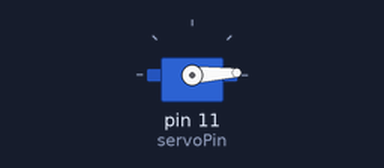
The sketch below on a simulated Arduino Uno, built with avr-gcc and run on an emulated ATmega328P. Shown: servo.

Above: at 0.05 s.
At 0.9 s:
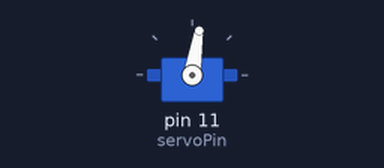
At 1.9 s:
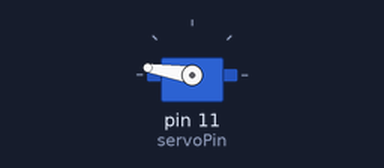
At 3.8 s:
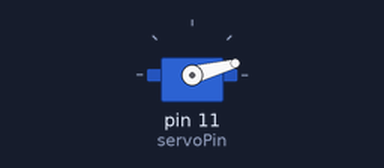
Timing chart, 0 to 9.1 s (numbered marks = the images above):
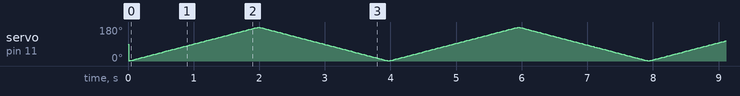

The sketch:

sketch_5b.ino
```cpp
/*
	Pilotare un servocomando autonomamente usando millis.
*/

#include <Servo.h>
const int servoPin = 11, servoSpeed = 10;
int pos = 0;
unsigned long prevMillis;
bool increase = true;
Servo servo;

void setup ()
{
	servo.attach(servoPin);
}

void loop ()
{
	if (millis() > prevMillis + servoSpeed)
	{
		if (increase || pos == 0)
		{
			pos++;
			increase = true;
		}
		if (!increase || pos == 180)
		{
			pos--;
			increase = false;
		}
		servo.write(pos);
		prevMillis = millis();
	}
}
```
